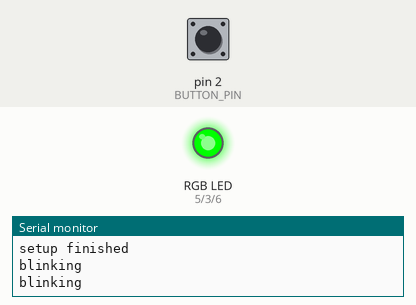
A program run on a simulated Arduino Nano, built with avr-gcc and run on an emulated ATmega328P. Parts: an RGB LED mixed from three pins (HIGH = lit), the last lines printed to the serial monitor. Dashed ring = blinking. Inputs (shaded band) come from the test bench; at power-on: pin 2 (BUTTON_PIN) HIGH. Dim RGB values are drawn brighter than linear.

Above: at 1.2 s.
1.3 s: pin 2 (BUTTON_PIN) pulled LOW for 0.15 s
At 1.9 s:
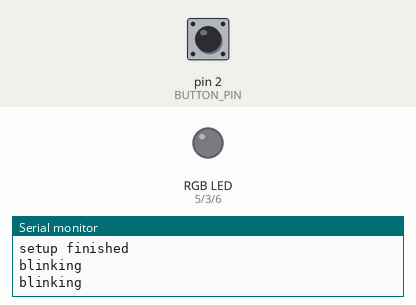
4.4 s: pin 2 (BUTTON_PIN) pulled LOW for 1 s
At 4.8 s:
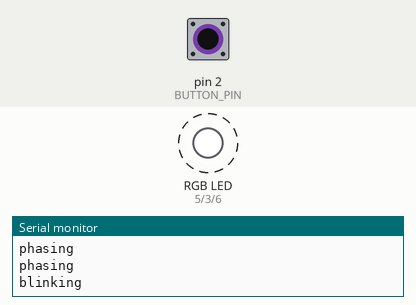
8.4 s: pin 2 (BUTTON_PIN) pulled LOW for 0.15 s
11.5 s: pin 2 (BUTTON_PIN) pulled LOW for 3.2 s
At 13.17 s:
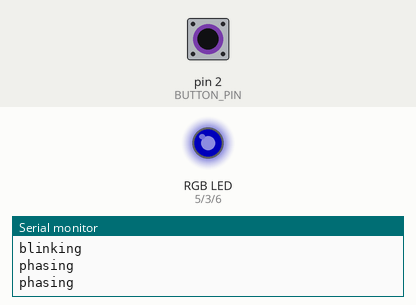
16.2 s: pin 2 (BUTTON_PIN) pulled LOW for 0.15 s
At 16.6 s:
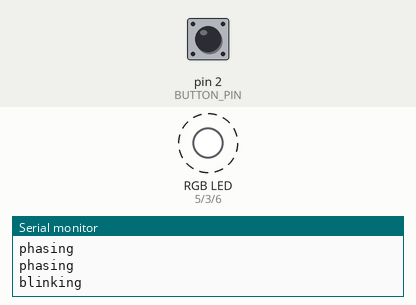
Timing chart, 0 to 20.3 s (numbered marks = the images above; inputs shaded):
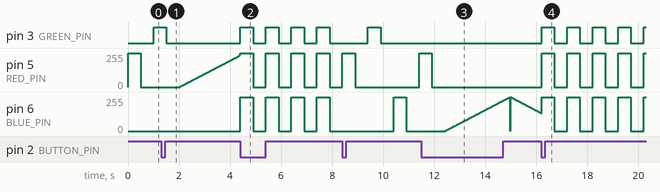

The program:

main.cpp
```cpp
#include <Arduino.h>

const int GREEN_PIN = 3;
const int RED_PIN = 5;
const int BLUE_PIN = 6;
int allPins[3] = { RED_PIN, GREEN_PIN, BLUE_PIN };

const int BUTTON_PIN = 2;

void phaseLED(int);
void blinkLED(int);
void blinkWhite(int);
void buttonPressed();

const int maxMode = 3;
typedef void (*led_handler) (int);
led_handler handlers[maxMode] = { blinkLED, phaseLED, blinkWhite };

volatile int mode = 0;
volatile bool modeChange = false;

void setup() {
  Serial.begin(9600);

  attachInterrupt(digitalPinToInterrupt(BUTTON_PIN), buttonPressed, FALLING);

  for (int i = 0; i < 3; i++) {
      pinMode(allPins[i], OUTPUT);
      digitalWrite(allPins[i], LOW);
  }
  pinMode(BUTTON_PIN, INPUT_PULLUP);

  Serial.println("setup finished");
}

void loop() {
  for (int i = 0; i < 3; i++)
  {
    led_handler handlerFunction = handlers[mode];
    handlerFunction(allPins[i]);
  }
}

void buttonPressed() {
  mode++;
  if (mode > maxMode) {
    mode = 0;
  }
  modeChange = true;
}

void phaseLED(int ledPin) {
  Serial.println("phasing");
  for (int i = 0; i < 512; i++)
  {
    int setValue = 256 - abs(i - 256);
    analogWrite(ledPin, setValue);
    delay(10);
    if (modeChange) {
      modeChange = false;
      break;
    }
  }
  analogWrite(ledPin, 0);
}

void blinkLED(int ledPin) {
  Serial.println("blinking");
  digitalWrite(ledPin, HIGH);
  delay(500);
  digitalWrite(ledPin, LOW);
  delay(500);
}


void blinkWhite(int ledPin) {
  Serial.println("blinking");
  for (int i = 0; i < 3; i++)
  {
    digitalWrite(allPins[i], HIGH);
  }

  delay(500);
  for (int i = 0; i < 3; i++)
  {
    digitalWrite(allPins[i], LOW);
  }
  delay(500);
}
```

Measured:
- after the input at 1.3 s, pin 3 (GREEN_PIN): goes on until 1.5 s, then stays LOW; pin 6 (BLUE_PIN): stays 0/255 (without the input it goes to 255/255 after 0.70 s)
- after the input at 4.4 s, pin 6 (BLUE_PIN): alternates 255/255 for 0.50 s and 0/255 for 0.50 s, starting at once
- after the input at 11.5 s, pin 3 (GREEN_PIN): stops changing and stays LOW; pin 5 (RED_PIN): goes on until 11.9 s, then stays 0/255
- after the input at 16.2 s, pin 3 (GREEN_PIN): alternates HIGH for 0.50 s and LOW for 0.50 s, starting at once
- by itself, pin 5 (RED_PIN): alternates 255/255 for 0.50 s and 0/255 for 0.50 s
